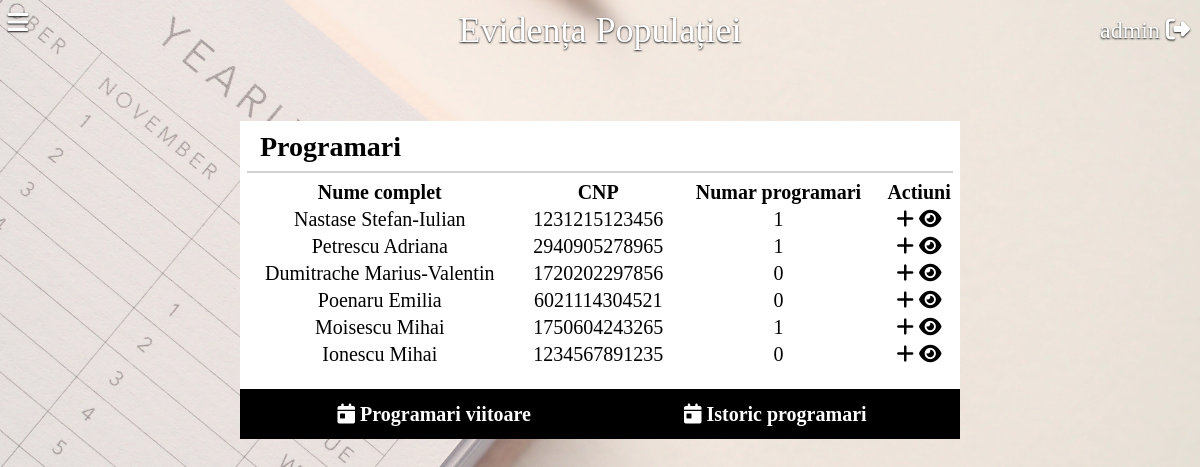
/programari.php (signed in), run on the app's committed database.
### tables this page shows
CREATE TABLE `persoane` (
  `PersoanaID` int NOT NULL AUTO_INCREMENT,
  `Nume` varchar(30) NOT NULL,
  `Prenume` varchar(50) NOT NULL,
  `CNP` char(13) NOT NULL,
  `NumarTelefon` char(10) DEFAULT NULL,
  `Email` varchar(255) DEFAULT NULL,
  `Strada` varchar(50) NOT NULL,
  `Numar` varchar(5) NOT NULL,
  `Apartament` varchar(5) DEFAULT NULL,
  `Bloc` varchar(5) DEFAULT NULL,
  `Sex` char(1) NOT NULL,
  `DataNasterii` date NOT NULL,
  `StareCivila` varchar(20) NOT NULL,
  `ActID` int DEFAULT NULL,
  PRIMARY KEY (`PersoanaID`),
  UNIQUE KEY `IX_Persoane` (`CNP`),
  KEY `FK_Persoane_ActeIdentitate` (`ActID`),
  CONSTRAINT `FK_Persoane_ActeIdentitate` FOREIGN KEY (`ActID`) REFERENCES `acteidentitate` (`ActID`) ON DELETE SET NULL ON UPDATE CASCADE
);

### programari.php (the view, shortened to what this page needs)
<?php
require_once "config.php";
if(!isset($_GET["current"]))
    $query = "SELECT P.PersoanaID, Nume, Prenume, CNP, COUNT(pr.programareid) AS NrProgramari FROM persoane p left join programari pr on p.persoanaid = pr.persoanaid GROUP BY p.persoanaid, nume, prenume";
else
    $query = "SELECT p.persoanaid, Nume, Prenume, Motiv, Ora, Data FROM persoane p join programari pr on p.persoanaid = pr.persoanaid WHERE pr.data > curdate()";
$result = mysqli_query($link, $query);
$action = 0;
?>
<html>
    <head>
        <link rel="stylesheet" type="text/css" href="style.css">
    </head>
    <body class="programari">
        <?php include "header.php" ?>
        <div class="center">
        <?php if($action == 0) {?>
            <?php if(!isset($_GET["current"])){?>
            <h2> Programari</h2>
            <div class="horizontal-line"></div>
            <table>
                <tr>
                    <th> Nume complet </th>
                    <th> CNP </th>
                    <th> Numar programari </th>
                    <th> Actiuni </th>
                </tr>
                <?php if ($result) {
                    while($row = mysqli_fetch_array($result)){ ?>
                    <tr>
                        <td><?php echo $row['Nume'] . " " . $row['Prenume']; ?> </td>
                        <td><?php echo $row['CNP']; ?></td>
                        <td><?php echo $row['NrProgramari']; ?></td>
                        <td>
                            <a href = "programari.php?action=add&id=<?php echo $row['PersoanaID'] ?>"><i class="fas fa-plus"></i></a>
                            <a href = "programari.php?action=view&id=<?php echo $row['PersoanaID'] ?>"><i class="fas fa-eye"></i></a>
                        </td>
                    </tr>
                <?php }
                }?>
            </table>
            <div class="center_footer">
                        <table>
                            <tr>
                                <th><a href = "programari.php?current"><i class="fas fa-calendar-day"></i> Programari viitoare</a></th>
                                <th><a href = "programari.php?action=history"><i class="fas fa-calendar-day"></i> Istoric programari</a></th>
                            </tr>
                        </table>
            </div>
        <?php }
        }
        ?>
    </div>
    </body>
</html>

### style.css (style rules this page uses)
body, html { margin:0 !important; padding:0 !important; }
a { text-decoration: none; color: black; }
body { background-color: #ffb85b; }
body.programari { background-image: url("img/programari.jpg"); background-color: rgba(252, 209, 166, 0.3); background-blend-mode: multiply; height: 100%; background-position: center; background-repeat: no-repeat; background-size: cover; }
.center { background-color: rgba(255, 255, 255, 1); margin: auto; top: 10%; height: max-content; width: 60%; position:relative; }
.center h2 { font-family: MontserratMedium; font-size: 28px; top: 10px; left: 20px; position: relative; padding: 0px; }
.center .horizontal-line { height: 2px; width: 98%; margin: auto; top: -5px; position: relative; background-color: rgb(209, 209, 209); }
table { width: 100%; font-size: 20px; position:relative; font-family: MontserratLight; color: black; }
th { font-family: MontserratMedium; }
td { text-align: center; }
.center button, .center_footer { background-color: #000000; font-size: 24px; color: white; width: 100%; height: 50px; border: none; position: relative; top: 20px; cursor: pointer; }
.center_footer { cursor:default; }
.center_footer a { color: white; font-family: MontserratRegular; }
.center_footer table { width: 95%; height: 100%; margin: auto; vertical-align: middle; }
::placeholder { color: rgb(190, 190, 190); opacity: 1; }

### data on the page
persoane: Nume "Nastase", Prenume "Stefan-Iulian", CNP "1231215123456", NrProgramari "1"
persoane: Nume "Petrescu", Prenume "Adriana", CNP "2940905278965", NrProgramari "1"
persoane: Nume "Dumitrache", Prenume "Marius-Valentin", CNP "1720202297856", NrProgramari "0"
persoane: Nume "Poenaru", Prenume "Emilia", CNP "6021114304521", NrProgramari "0"
persoane: Nume "Moisescu", Prenume "Mihai", CNP "1750604243265", NrProgramari "1"
persoane: Nume "Ionescu", Prenume "Mihai", CNP "1234567891235", NrProgramari "0"

### other printed values
$_SESSION["username"] "admin"
